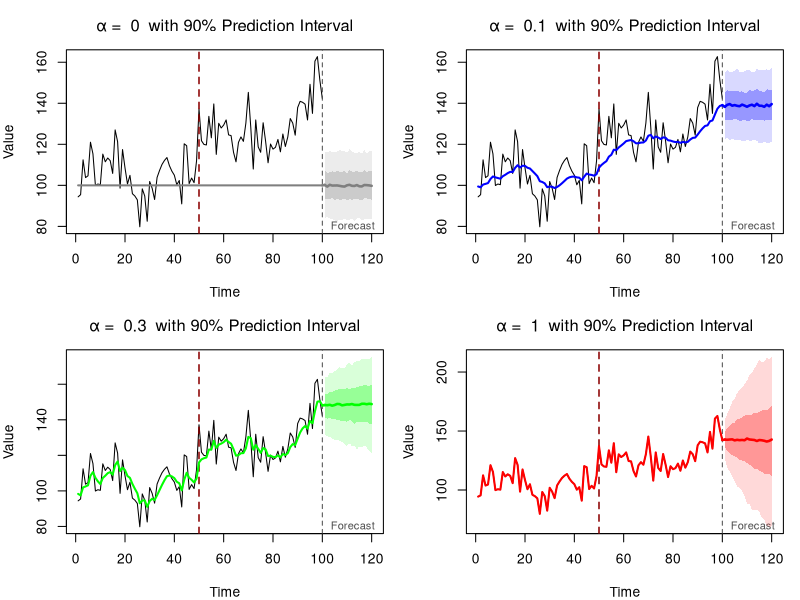
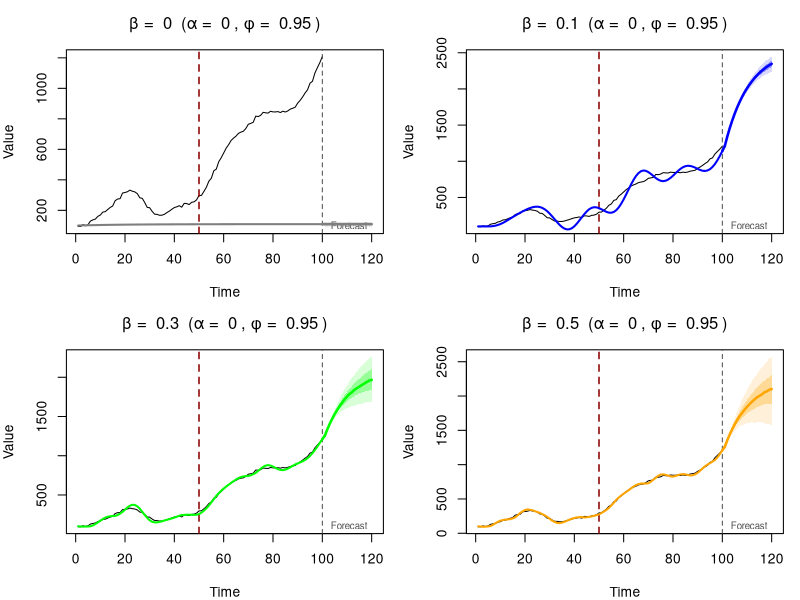
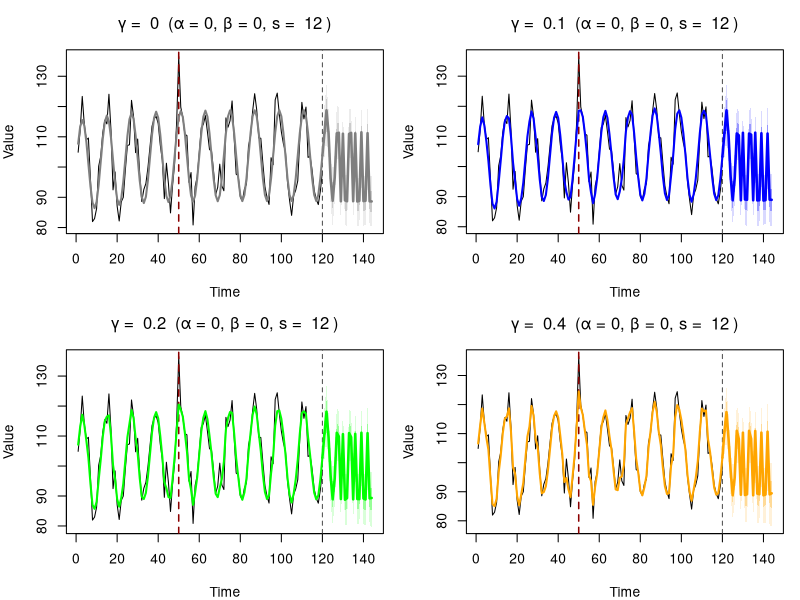

Write the R code that produced these figures, in order.
# Exponential Smoothing Illustration with Series and Prediction Intervals
set.seed(123)

# Parameters
n <- 100
true_level0 <- 100
alphatrue <- 0.4
sd_error <- 10
h <- 20  # forecast horizon

# Generate data with a level shift
errors <- rnorm(n, 0, sd_error)
errors[50] <- 30  # Introduce a large error at t=50

true_level <- c()
# Generate observed series: Y_t = level_{t-1} + error_t
Y <- numeric(n)
Y[1] <- true_level0 + errors[1]

for(t in 2:n) {
  if (t==2){
    true_level[t-1] = true_level0 + alphatrue*errors[t-1]
  } else {
    true_level[t-1] = true_level[t-2] + alphatrue*errors[t-1]  
  }
  Y[t] <- true_level[t-1] + errors[t]
}

# Function to apply exponential smoothing
exp_smooth <- function(Y, alpha, initial_level) {
  n <- length(Y)
  level <- numeric(n + 1)
  level[1] <- initial_level
  
  for(t in 1:n) {
    error_t <- Y[t] - level[t]
    level[t + 1] <- level[t] + alpha * error_t
  }
  
  return(level[-1])  # Remove initial level
}

# Function to simulate h-step ahead forecasts and return prediction intervals
simulate_forecast <- function(last_level, alpha, h, sd_error, n_sim=1000, prob=0.90) {
  # Simulate multiple paths
  forecast_paths <- matrix(NA, nrow=n_sim, ncol=h)
  
  for(sim in 1:n_sim) {
    level <- last_level
    for(step in 1:h) {
      error <- rnorm(1, 0, sd_error)
      y_forecast <- level + error
      level <- level + alpha * error  # Update level based on alpha
      forecast_paths[sim, step] <- y_forecast
    }
  }
  
  # Calculate prediction intervals
  lower_prob <- (1 - prob) / 2
  upper_prob <- 1 - lower_prob
  
  return(list(
    mean = colMeans(forecast_paths),
    median = apply(forecast_paths, 2, median),
    lower = apply(forecast_paths, 2, quantile, lower_prob),
    upper = apply(forecast_paths, 2, quantile, upper_prob),
    lower_50 = apply(forecast_paths, 2, quantile, 0.25),
    upper_50 = apply(forecast_paths, 2, quantile, 0.75),
    all_paths = forecast_paths
  ))
}

# Test different alpha values
alphas <- c(0, 0.1, 0.3, 0.7, 1.0)
results <- data.frame(time = 1:n, Y = Y)

# Store forecasts
forecasts <- list()

for(a in alphas) {
  level_col <- paste0("level_alpha_", a)
  levels <- exp_smooth(Y, a, true_level0)
  results[[level_col]] <- levels
  
  # Generate forecasts with prediction intervals
  last_level <- levels[n]
  forecasts[[as.character(a)]] <- simulate_forecast(last_level, a, h, sd_error, n_sim=1000, prob=0.90)
}

# Plotting
par(mfrow = c(2, 2), mar = c(4, 4, 3, 1))

# Define colors
colors <- list("0" = "gray50", "0.1" = "blue", "0.3" = "green", 
               "0.7" = "orange", "1" = "red")

# Plot for each alpha
plot_alphas <- c(0, 0.1, 0.3, 1.0)

for(a in plot_alphas) {
  # Extend x-axis to include forecast horizon
  xlim_range <- c(1, n + h)
  
  # Calculate y-axis limits including forecasts
  forecast_data <- forecasts[[as.character(a)]]
  ylim_range <- range(c(Y, results[, grep("level", names(results))], 
                        forecast_data$lower, forecast_data$upper))
  
  # Plot observed series
  plot(1:n, Y, type = "l", pch = 20, col = "black", cex = 0.8,
       xlab = "Time", ylab = "Value", 
       main = bquote("α = " ~ .(a) ~ " with 90% Prediction Interval"),
       xlim = xlim_range,
       ylim = ylim_range)
  
  # Mark the large error
  abline(v = 50, lty = 2, col = "darkred", lwd = 1.5)
  abline(v = n, lty = 2, col = "gray30", lwd = 1)
  text(n, ylim_range[1], "Forecast", pos = 4, col = "gray30", cex=0.8)
  
  # Add level line
  level_col <- paste0("level_alpha_", a)
  lines(1:n, results[[level_col]], col = colors[[as.character(a)]], lwd = 2)
  
  # Add forecast
  forecast_times <- (n+1):(n+h)
  
  # Add 90% prediction interval (outer, lighter shade)
  polygon(c(forecast_times, rev(forecast_times)),
          c(forecast_data$lower, rev(forecast_data$upper)),
          col = adjustcolor(colors[[as.character(a)]], alpha.f = 0.15),
          border = NA)
  
  # Add 50% prediction interval (inner, darker shade)
  polygon(c(forecast_times, rev(forecast_times)),
          c(forecast_data$lower_50, rev(forecast_data$upper_50)),
          col = adjustcolor(colors[[as.character(a)]], alpha.f = 0.3),
          border = NA)
  
  # Add median forecast
  lines(forecast_times, forecast_data$median, 
        col = colors[[as.character(a)]], lwd = 2.5, lty = 1)
  
  # Connect last level to first forecast
  lines(c(n, n+1), c(results[[level_col]][n], forecast_data$median[1]),
        col = colors[[as.character(a)]], lwd = 2.5, lty = 1)
  
  # # Add legend
  # legend("topright", 
  #        legend = c("Observed", "Fitted level", "Forecast median", "50% PI", "90% PI"),
  #        col = c("black", colors[[as.character(a)]], colors[[as.character(a)]], 
  #                colors[[as.character(a)]], colors[[as.character(a)]]),
  #        lwd = c(1, 2, 2.5, NA, NA),
  #        lty = c(1, 1, 1, NA, NA),
  #        pch = c(NA, NA, NA, 15, 15),
  #        pt.cex = c(NA, NA, NA, 2, 2),
  #        fill = c(NA, NA, NA, 
  #                 adjustcolor(colors[[as.character(a)]], alpha.f = 0.3),
  #                 adjustcolor(colors[[as.character(a)]], alpha.f = 0.15)),
  #        border = c(NA, NA, NA, NA, NA),
  #        cex = 0.65,
  #        bg = "white")
}



#######################
# Exponential Smoothing with Trend - Illustration
#######################
set.seed(123)

# Parameters
n <- 100
true_level0 <- 100
true_trend0 <- 0.5  # Initial trend
alphatrue <- 0#0.3
betatrue <- 0.8
phi_true <- 0.95  # damping parameter (your 'b')
sd_error <- 10
h <- 20  # forecast horizon

# Generate data with trend
errors <- rnorm(n, 0, sd_error)
errors[50] <- 30  # Introduce a large error at t=50

true_level <- numeric(n)
true_trend <- numeric(n)
Y <- numeric(n)

# Initialize
Y[1] <- true_level0 + true_trend0 + errors[1]
true_level[1] <- true_level0 + true_trend0 + alphatrue * errors[1]
true_trend[1] <- phi_true * true_trend0 + betatrue * errors[1]

# Generate the series
for(t in 2:n) {
  Y[t] <- true_level[t-1] + phi_true * true_trend[t-1] + errors[t]
  true_level[t] <- true_level[t-1] + phi_true * true_trend[t-1] + alphatrue * errors[t]
  true_trend[t] <- phi_true * true_trend[t-1] + betatrue * errors[t]
}

# Function to apply exponential smoothing with trend
exp_smooth_trend <- function(Y, alpha, beta, phi, initial_level, initial_trend) {
  n <- length(Y)
  level <- numeric(n + 1)
  trend <- numeric(n + 1)
  level[1] <- initial_level
  trend[1] <- initial_trend
  
  for(t in 1:n) {
    error_t <- Y[t] - (level[t] + phi * trend[t])
    level[t + 1] <- level[t] + phi * trend[t] + alpha * error_t
    trend[t + 1] <- phi * trend[t] + beta * error_t
  }
  
  return(list(level = level[-1], trend = trend[-1]))
}

# Function to simulate h-step ahead forecasts with trend
simulate_forecast_trend <- function(last_level, last_trend, alpha, beta, phi, h, sd_error, n_sim=1000, prob=0.90) {
  forecast_paths <- matrix(NA, nrow=n_sim, ncol=h)
  
  for(sim in 1:n_sim) {
    level <- last_level
    trend <- last_trend
    
    for(step in 1:h) {
      # Calculate damped trend component for forecast
      phi_sum <- sum(phi^(1:step))  # Sum of damped trends
      
      error <- rnorm(1, 0, sd_error)
      # Y_t = level + phi*trend + error (for one step ahead)
      # For h steps: level + trend*(phi + phi^2 + ... + phi^h)
      if(step == 1) {
        y_forecast <- level + phi * trend + error
      } else {
        # This is approximate - for exact, track level/trend evolution
        y_forecast <- level + trend * phi_sum + error
      }
      
      # Update level and trend
      level <- level + phi * trend + alpha * error
      trend <- phi * trend + beta * error
      
      forecast_paths[sim, step] <- y_forecast
    }
  }
  
  # Calculate prediction intervals
  lower_prob <- (1 - prob) / 2
  upper_prob <- 1 - lower_prob
  
  return(list(
    mean = colMeans(forecast_paths),
    median = apply(forecast_paths, 2, median),
    lower = apply(forecast_paths, 2, quantile, lower_prob),
    upper = apply(forecast_paths, 2, quantile, upper_prob),
    lower_50 = apply(forecast_paths, 2, quantile, 0.25),
    upper_50 = apply(forecast_paths, 2, quantile, 0.75),
    all_paths = forecast_paths
  ))
}

# Fix alpha and vary beta (trend smoothing parameter)
alpha_fixed <- 0
betas <- c(0, 0.1, 0.3, 0.5)
phi_fixed <- 0.95  # damping parameter

results <- data.frame(time = 1:n, Y = Y)
forecasts <- list()

for(b in betas) {
  level_col <- paste0("level_beta_", b)
  trend_col <- paste0("trend_beta_", b)
  
  smoothed <- exp_smooth_trend(Y, alpha_fixed, b, phi_fixed, true_level0, true_trend0)
  results[[level_col]] <- smoothed$level
  results[[trend_col]] <- smoothed$trend
  
  # Generate forecasts
  last_level <- smoothed$level[n]
  last_trend <- smoothed$trend[n]
  forecasts[[as.character(b)]] <- simulate_forecast_trend(
    last_level, last_trend, alpha_fixed, b, phi_fixed, h, sd_error, n_sim=1000, prob=0.90
  )
}

# Plotting
par(mfrow = c(2, 2))

# Define colors for different betas
colors_beta <- list("0" = "gray50", "0.1" = "blue", 
                    "0.3" = "green", "0.5" = "orange")

plot_betas <- betas

for(b in plot_betas) {
  # Extend x-axis to include forecast horizon
  xlim_range <- c(1, n + h)
  
  # Calculate y-axis limits
  forecast_data <- forecasts[[as.character(b)]]
  ylim_range <- range(c(Y, 
                        forecast_data$lower, 
                        forecast_data$upper))
  
  # Plot observed series
  plot(1:n, Y, type = "l", pch = 20, col = "black", cex = 0.8,
       xlab = "Time", ylab = "Value", 
       main = bquote("β = " ~ .(b) ~ " (α = " ~ .(alpha_fixed) ~ ", φ = " ~ .(phi_fixed) ~ ")"),
       xlim = xlim_range,
       ylim = ylim_range)
  
  # Mark events
  abline(v = 50, lty = 2, col = "darkred", lwd = 1.5)
  abline(v = n, lty = 2, col = "gray30", lwd = 1)
  text(n, ylim_range[1], "Forecast", pos = 4, col = "gray30", cex=0.7)
  
  # Add level line
  level_col <- paste0("level_beta_", b)
  lines(1:n, results[[level_col]], col = colors_beta[[as.character(b)]], lwd = 2)
  
  # Add forecast
  forecast_times <- (n+1):(n+h)
  
  # Add 90% prediction interval
  polygon(c(forecast_times, rev(forecast_times)),
          c(forecast_data$lower, rev(forecast_data$upper)),
          col = adjustcolor(colors_beta[[as.character(b)]], alpha.f = 0.15),
          border = NA)
  
  # Add 50% prediction interval
  polygon(c(forecast_times, rev(forecast_times)),
          c(forecast_data$lower_50, rev(forecast_data$upper_50)),
          col = adjustcolor(colors_beta[[as.character(b)]], alpha.f = 0.3),
          border = NA)
  
  # Add median forecast
  lines(forecast_times, forecast_data$median, 
        col = colors_beta[[as.character(b)]], lwd = 2.5, lty = 1)
  
  # Connect last level to first forecast
  lines(c(n, n+1), c(results[[level_col]][n], forecast_data$median[1]),
        col = colors_beta[[as.character(b)]], lwd = 2.5, lty = 1)
}




#######################
# Exponential Smoothing with Seasonality - Illustration
#######################
# Exponential Smoothing with Seasonality - Illustration
set.seed(123)

# Parameters
n <- 120  # More observations to see multiple seasonal cycles
s <- 12   # Seasonal period (e.g., monthly data with yearly seasonality)
true_level0 <- 100
true_trend0 <- 0.2
alpha_fixed <- 0  # Fix level (no adaptation)
beta_fixed <- 0   # Fix trend (no adaptation)
phi_fixed <- 0.95  # damping parameter
sd_error <- 5

h <- 24  # forecast 2 seasonal cycles ahead

# Initial seasonal components (one full cycle)
# Create a seasonal pattern (sine wave for illustration)
true_seasonal_init <- 15 * sin(2 * pi * (1:s) / s)
# Normalize so they sum to approximately 0
true_seasonal_init <- true_seasonal_init - mean(true_seasonal_init)

gammatrue <- 0.7  # True seasonal smoothing parameter

# Generate data with seasonality
errors <- rnorm(n, 0, sd_error)
errors[50] <- 20  # Introduce a large error

true_level <- numeric(n)
true_trend <- numeric(n)
true_seasonal <- numeric(n + s)  # Need extra for initialization
Y <- numeric(n)

# Initialize seasonal components
true_seasonal[1:s] <- true_seasonal_init

# Generate the series
for(t in 1:n) {
  # Determine which seasonal index to use
  season_idx <- ((t - 1) %% s) + 1
  
  # Generate observation
  if(t == 1) {
    Y[t] <- true_level0 + true_trend0 + true_seasonal[season_idx] + errors[t]
    true_level[t] <- true_level0 + phi_fixed * true_trend0 + alpha_fixed * errors[t]
    true_trend[t] <- phi_fixed * true_trend0 + beta_fixed * errors[t]
  } else {
    Y[t] <- true_level[t-1] + phi_fixed * true_trend[t-1] + true_seasonal[season_idx] + errors[t]
    true_level[t] <- true_level[t-1] + phi_fixed * true_trend[t-1] + alpha_fixed * errors[t]
    true_trend[t] <- phi_fixed * true_trend[t-1] + beta_fixed * errors[t]
  }
  
  # Update seasonal component
  true_seasonal[s + t] <- true_seasonal[season_idx] + gammatrue * errors[t]
}

# Function to apply exponential smoothing with seasonality
exp_smooth_seasonal <- function(Y, alpha, beta, gamma, phi, s, initial_level, initial_trend, initial_seasonal) {
  n <- length(Y)
  level <- numeric(n + 1)
  trend <- numeric(n + 1)
  seasonal <- numeric(n + s)  # Store all seasonal components
  
  level[1] <- initial_level
  trend[1] <- initial_trend
  seasonal[1:s] <- initial_seasonal
  
  for(t in 1:n) {
    # Current seasonal index
    season_idx <- ((t - 1) %% s) + 1
    
    # One-step ahead prediction
    y_pred <- level[t] + phi * trend[t] + seasonal[season_idx]
    error_t <- Y[t] - y_pred
    
    # Update level, trend, and seasonal
    level[t + 1] <- level[t] + phi * trend[t] + alpha * error_t
    trend[t + 1] <- phi * trend[t] + beta * error_t
    seasonal[s + t] <- seasonal[season_idx] + gamma * error_t
  }
  
  return(list(
    level = level[-1], 
    trend = trend[-1], 
    seasonal = seasonal[(s+1):(s+n)]
  ))
}

# Function to simulate h-step ahead forecasts with seasonality
simulate_forecast_seasonal <- function(last_level, last_trend, seasonal_components, 
                                       alpha, beta, gamma, phi, s, h, sd_error, 
                                       n_sim=1000, prob=0.90) {
  forecast_paths <- matrix(NA, nrow=n_sim, ncol=h)
  
  for(sim in 1:n_sim) {
    level <- last_level
    trend <- last_trend
    seasonal <- seasonal_components  # Vector of last s seasonal values
    
    for(step in 1:h) {
      # Determine which seasonal component to use
      season_idx <- ((step - 1) %% s) + 1
      
      error <- rnorm(1, 0, sd_error)
      
      # Forecast
      y_forecast <- level + phi * trend + seasonal[season_idx] + error
      
      # Update components
      level <- level + phi * trend + alpha * error
      trend <- phi * trend + beta * error
      
      # Update seasonal (shift and update)
      new_seasonal <- seasonal[season_idx] + gamma * error
      seasonal <- c(seasonal[-1], new_seasonal)  # Shift the seasonal vector
      
      forecast_paths[sim, step] <- y_forecast
    }
  }
  
  # Calculate prediction intervals
  lower_prob <- (1 - prob) / 2
  upper_prob <- 1 - lower_prob
  
  return(list(
    mean = colMeans(forecast_paths),
    median = apply(forecast_paths, 2, median),
    lower = apply(forecast_paths, 2, quantile, lower_prob),
    upper = apply(forecast_paths, 2, quantile, upper_prob),
    lower_50 = apply(forecast_paths, 2, quantile, 0.25),
    upper_50 = apply(forecast_paths, 2, quantile, 0.75),
    all_paths = forecast_paths
  ))
}

# Fix alpha = beta = 0, vary gamma (seasonal smoothing parameter)
gammas <- c(0, 0.1, 0.2, 0.4)

results <- data.frame(time = 1:n, Y = Y)
forecasts <- list()

for(g in gammas) {
  level_col <- paste0("level_gamma_", g)
  seasonal_col <- paste0("seasonal_gamma_", g)
  
  smoothed <- exp_smooth_seasonal(Y, alpha_fixed, beta_fixed, g, phi_fixed, s,
                                  true_level0, true_trend0, true_seasonal_init)
  results[[level_col]] <- smoothed$level
  results[[seasonal_col]] <- smoothed$seasonal
  
  # Generate forecasts
  last_level <- smoothed$level[n]
  last_trend <- smoothed$trend[n]
  # Get last s seasonal components
  last_seasonal <- numeric(s)
  for(i in 1:s) {
    # Find the most recent occurrence of each seasonal index
    idx <- n - ((n - i) %% s)
    if(idx > 0 && idx <= n) {
      last_seasonal[i] <- smoothed$seasonal[idx]
    }
  }
  
  forecasts[[as.character(g)]] <- simulate_forecast_seasonal(
    last_level, last_trend, last_seasonal, 
    alpha_fixed, beta_fixed, g, phi_fixed, s, h, sd_error, 
    n_sim=1000, prob=0.90
  )
}

# Plotting
par(mfrow = c(2, 2))

# Define colors for different gammas
colors_gamma <- list("0" = "gray50", "0.1" = "blue", 
                     "0.2" = "green", "0.4" = "orange")

plot_gammas <- gammas

for(g in plot_gammas) {
  # Extend x-axis to include forecast horizon
  xlim_range <- c(1, n + h)
  
  # Calculate y-axis limits
  forecast_data <- forecasts[[as.character(g)]]
  ylim_range <- range(c(Y, 
                        forecast_data$lower, 
                        forecast_data$upper))
  
  # Plot observed series
  plot(1:n, Y, type = "l", pch = 20, col = "black", cex = 0.8,
       xlab = "Time", ylab = "Value", 
       main = bquote("γ = " ~ .(g) ~ " (α = 0, β = 0, s = " ~ .(s) ~ ")"),
       xlim = xlim_range,
       ylim = ylim_range)
  
  # Mark events
  abline(v = 50, lty = 2, col = "darkred", lwd = 1.5)
  abline(v = n, lty = 2, col = "gray30", lwd = 1)
  
  # Add level + seasonal
  level_col <- paste0("level_gamma_", g)
  seasonal_col <- paste0("seasonal_gamma_", g)
  fitted <- results[[level_col]] + results[[seasonal_col]]
  lines(1:n, fitted, col = colors_gamma[[as.character(g)]], lwd = 2)
  
  # Add forecast
  forecast_times <- (n+1):(n+h)
  
  # Add 90% prediction interval
  polygon(c(forecast_times, rev(forecast_times)),
          c(forecast_data$lower, rev(forecast_data$upper)),
          col = adjustcolor(colors_gamma[[as.character(g)]], alpha.f = 0.15),
          border = NA)
  
  # Add 50% prediction interval
  polygon(c(forecast_times, rev(forecast_times)),
          c(forecast_data$lower_50, rev(forecast_data$upper_50)),
          col = adjustcolor(colors_gamma[[as.character(g)]], alpha.f = 0.3),
          border = NA)
  
  # Add median forecast
  lines(forecast_times, forecast_data$median, 
        col = colors_gamma[[as.character(g)]], lwd = 2.5, lty = 1)
  
  # Connect last fitted to first forecast
  lines(c(n, n+1), c(fitted[n], forecast_data$median[1]),
        col = colors_gamma[[as.character(g)]], lwd = 2.5, lty = 1)
}

